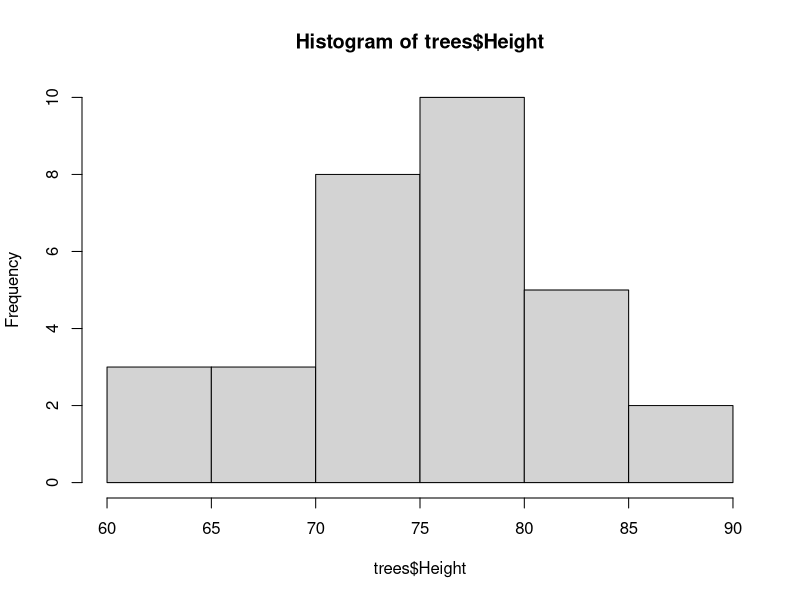
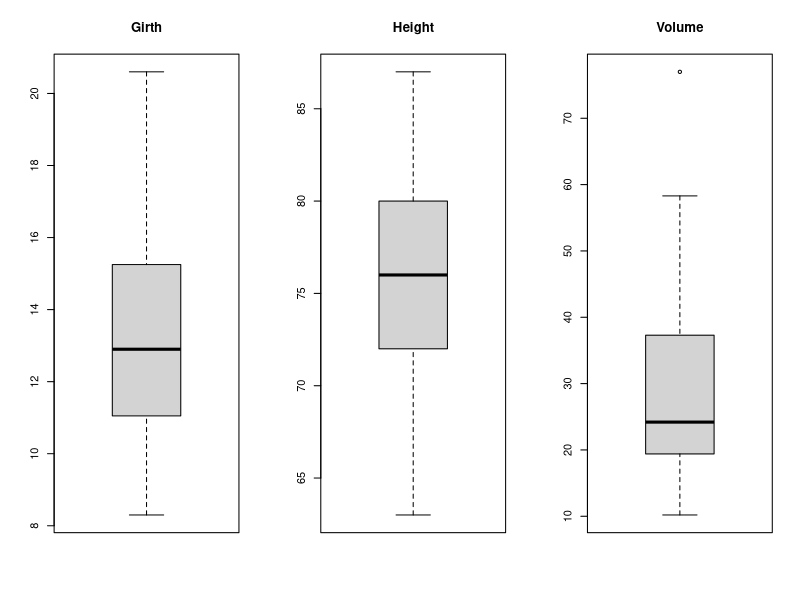
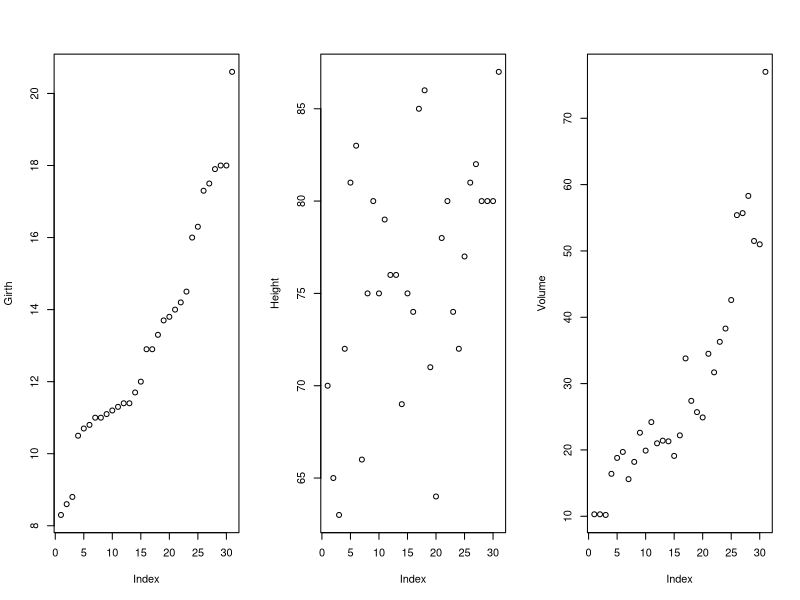
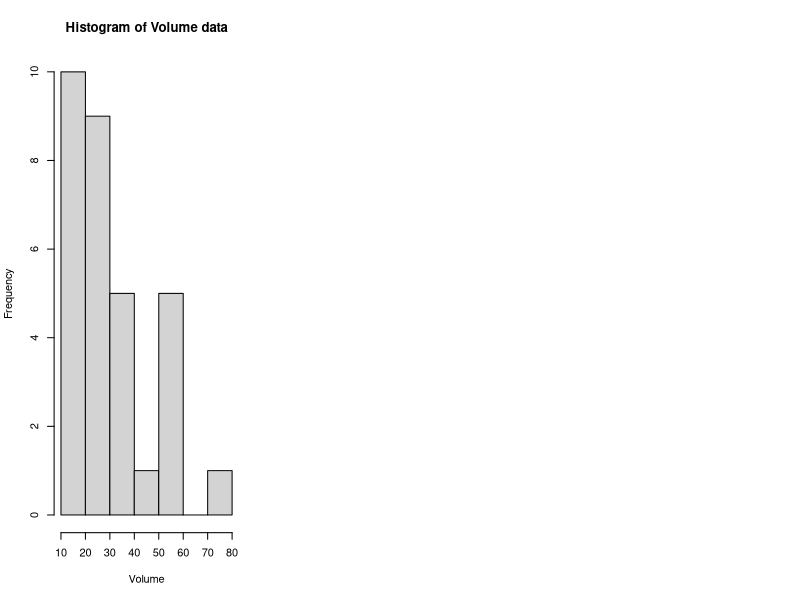

Write the R code that produced these figures, in order.
## ---- chunk 1
knitr::opts_chunk$set(echo = TRUE)
## ---- chunk 2
summary(trees)
mean(trees$Girth)
## ---- chunk 3
hist(trees$Height)
## ---- chunk 4
par(mfrow=c(1, 3))
boxplot(trees$Girth, main="Girth")
boxplot(trees$Height, main="Height")
boxplot(trees$Volume, main="Volume")
par(mfrow=c(1, 1))
## ---- chunk 5
par(mfrow=c(1,3))
attach(trees)
plot(Girth)
plot(Height)
plot(Volume)
## ---- chunk 6
str(trees)
## ---- chunk 7
head(trees)
hist(trees$Volume, xlab = "Volume", main = "Histogram of Volume data")
